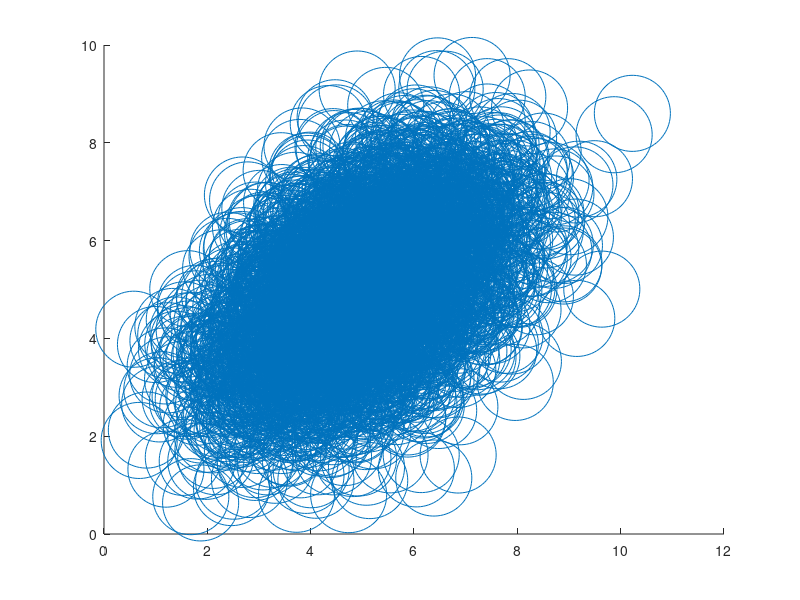

Write MATLAB code to recreate this figure. (Note: this script raises an error after producing the figure.)
u1 = [0.0 0.0];
u2 = [5.0 5.0];
C1 = [2.0 0.0;0.0 2.0];
C2 = [2.0 1.0;1.0 2.0];
alpha = 0.0001;
sample_points = 3000;
x1 = mvnrnd(u1,C1,sample_points);
x2 = mvnrnd(u2,C2,sample_points);
a = rand(1);
if (a<=0.4)
x = x1 ;
else
x = x2 ;
end
% xmin = min(x(:,1));
% xmax = max(x(:,1));
% ymin = min(x(:,2));
% ymax = max(x(:,2));
% xlim([xmin xmax]);
figure(1);
scatter(x(:,1) , x(:,2),sample_points);
y=mean_shift(x,alpha);
hold on;
scatter(y(:,1) , y(:,2),'r+');
